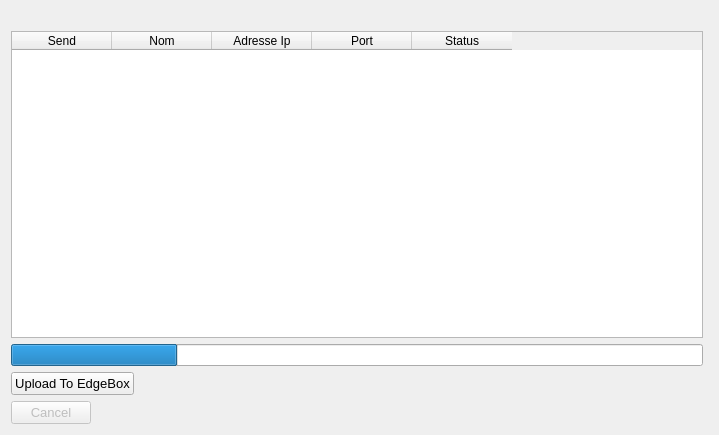
<?xml version="1.0" encoding="UTF-8"?>
<ui version="4.0">
 <class>send_multiple_device_config</class>
 <widget class="QFrame" name="send_multiple_device_config">
  <property name="geometry">
   <rect>
    <x>0</x>
    <y>0</y>
    <width>719</width>
    <height>435</height>
   </rect>
  </property>
  <property name="windowTitle">
   <string>Frame</string>
  </property>
  <property name="windowIcon">
   <iconset>
    <normaloff>../icons/addixo_X_icon.ico</normaloff>../icons/addixo_X_icon.ico</iconset>
  </property>
  <layout class="QGridLayout" name="gridLayout">
   <item row="1" column="4">
    <spacer name="horizontalSpacer">
     <property name="orientation">
      <enum>Qt::Horizontal</enum>
     </property>
     <property name="sizeType">
      <enum>QSizePolicy::Minimum</enum>
     </property>
     <property name="sizeHint" stdset="0">
      <size>
       <width>5</width>
       <height>5</height>
      </size>
     </property>
    </spacer>
   </item>
   <item row="5" column="0">
    <widget class="QPushButton" name="upload_multiple_config">
     <property name="sizePolicy">
      <sizepolicy hsizetype="Fixed" vsizetype="Fixed">
       <horstretch>0</horstretch>
       <verstretch>0</verstretch>
      </sizepolicy>
     </property>
     <property name="font">
      <font>
       <pointsize>10</pointsize>
      </font>
     </property>
     <property name="text">
      <string>Upload To EdgeBox</string>
     </property>
     <property name="icon">
      <iconset>
       <normaloff>../icons/icons8-restauration-de-base-de-données-16.png</normaloff>../icons/icons8-restauration-de-base-de-données-16.png</iconset>
     </property>
    </widget>
   </item>
   <item row="2" column="0">
    <widget class="QProgressBar" name="progressBar">
     <property name="enabled">
      <bool>true</bool>
     </property>
     <property name="styleSheet">
      <string notr="true"/>
     </property>
     <property name="value">
      <number>24</number>
     </property>
     <property name="textVisible">
      <bool>false</bool>
     </property>
     <property name="invertedAppearance">
      <bool>false</bool>
     </property>
    </widget>
   </item>
   <item row="6" column="0">
    <widget class="QPushButton" name="cancel_multi_send_button">
     <property name="enabled">
      <bool>false</bool>
     </property>
     <property name="sizePolicy">
      <sizepolicy hsizetype="Fixed" vsizetype="Fixed">
       <horstretch>0</horstretch>
       <verstretch>0</verstretch>
      </sizepolicy>
     </property>
     <property name="font">
      <font>
       <pointsize>10</pointsize>
      </font>
     </property>
     <property name="text">
      <string>Cancel</string>
     </property>
     <property name="icon">
      <iconset>
       <normaloff>../icons/icons8-supprimer-la-base-de-données-16.png</normaloff>../icons/icons8-supprimer-la-base-de-données-16.png</iconset>
     </property>
    </widget>
   </item>
   <item row="1" column="0">
    <widget class="QTableWidget" name="multiple_device_config_table">
     <column>
      <property name="text">
       <string>Send</string>
      </property>
     </column>
     <column>
      <property name="text">
       <string>Nom</string>
      </property>
     </column>
     <column>
      <property name="text">
       <string>Adresse Ip</string>
      </property>
     </column>
     <column>
      <property name="text">
       <string>Port</string>
      </property>
     </column>
     <column>
      <property name="text">
       <string>Status</string>
      </property>
     </column>
    </widget>
   </item>
   <item row="0" column="0">
    <widget class="QLabel" name="multi_send_status">
     <property name="sizePolicy">
      <sizepolicy hsizetype="Preferred" vsizetype="Preferred">
       <horstretch>0</horstretch>
       <verstretch>0</verstretch>
      </sizepolicy>
     </property>
     <property name="minimumSize">
      <size>
       <width>30</width>
       <height>0</height>
      </size>
     </property>
     <property name="styleSheet">
      <string notr="true">QLabel {color : red; }</string>
     </property>
     <property name="text">
      <string/>
     </property>
    </widget>
   </item>
  </layout>
 </widget>
 <resources/>
 <connections/>
</ui>
